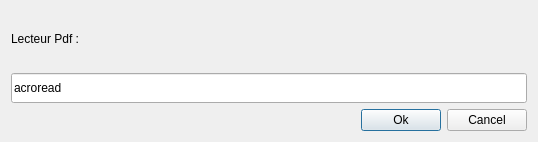
<ui version="4.0" >
 <class>desPdf</class>
 <widget class="QDialog" name="desPdf" >
  <property name="geometry" >
   <rect>
    <x>0</x>
    <y>0</y>
    <width>538</width>
    <height>142</height>
   </rect>
  </property>
  <property name="windowTitle" >
   <string>Lire les Pdf</string>
  </property>
  <layout class="QGridLayout" name="gridLayout" >
   <item row="0" column="0" >
    <layout class="QHBoxLayout" name="horizontalLayout_2" >
     <item>
      <widget class="QLabel" name="textLabel1_2" >
       <property name="text" >
        <string>Lecteur Pdf :</string>
       </property>
       <property name="wordWrap" >
        <bool>false</bool>
       </property>
      </widget>
     </item>
     <item>
      <spacer name="horizontalSpacer_2" >
       <property name="orientation" >
        <enum>Qt::Horizontal</enum>
       </property>
       <property name="sizeHint" stdset="0" >
        <size>
         <width>40</width>
         <height>20</height>
        </size>
       </property>
      </spacer>
     </item>
    </layout>
   </item>
   <item row="1" column="0" >
    <widget class="QLineEdit" name="LERepPdf" >
     <property name="minimumSize" >
      <size>
       <width>0</width>
       <height>30</height>
      </size>
     </property>
     <property name="text" >
      <string>acroread</string>
     </property>
    </widget>
   </item>
   <item row="2" column="0" >
    <layout class="QHBoxLayout" name="horizontalLayout" >
     <item>
      <spacer name="horizontalSpacer" >
       <property name="orientation" >
        <enum>Qt::Horizontal</enum>
       </property>
       <property name="sizeHint" stdset="0" >
        <size>
         <width>40</width>
         <height>20</height>
        </size>
       </property>
      </spacer>
     </item>
     <item>
      <widget class="QPushButton" name="Bok" >
       <property name="text" >
        <string>Ok</string>
       </property>
      </widget>
     </item>
     <item>
      <widget class="QPushButton" name="BCancel" >
       <property name="text" >
        <string>Cancel</string>
       </property>
      </widget>
     </item>
    </layout>
   </item>
  </layout>
 </widget>
 <layoutdefault spacing="6" margin="11" />
 <pixmapfunction>qPixmapFromMimeSource</pixmapfunction>
 <tabstops>
  <tabstop>LERepPdf</tabstop>
  <tabstop>Bok</tabstop>
  <tabstop>BCancel</tabstop>
 </tabstops>
 <resources/>
 <connections/>
</ui>
